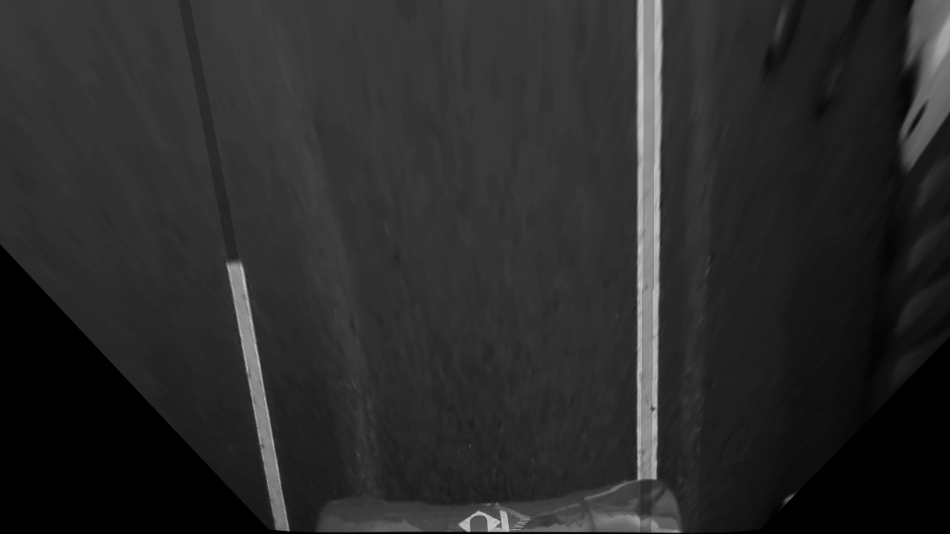
#> input picture 1.png, 950 x 534 px
$ python -i Lane_detect.py   (imports and definitions only)
#> lines starting #> are read from the running program, lines starting #| are printed output that depends on the picture
#> further down, picture is the input picture: shape (534, 950, 3); min 0, max 202, mean 42.2
# -*- coding: utf-8 -*-
"""Lane Detect (Without model).ipynb

Automatically generated by Colab.

Original file is located at
    https://colab.research.google.com/drive/1mVd6w7T0-bwkjXf7CXUuGbDKKIp2vwCp
"""

import cv2 as cv
import numpy as np
import os
from google.colab import drive
import matplotlib.pyplot as plt
from google.colab.patches import cv2_imshow
import yaml
import glob
import matplotlib.image as mpimg
import pickle

# Mount Google Drive
# [1 line not run here, left out]

"""# Data prep"""

# define the alpha and beta for contrast and brightness control
alpha = 1.5 # Contrast control
beta = 0.1 # Brightness control

def preprocess(img):
  mtx = pickle.load(open( "/content/drive/MyDrive/Otonomo/Birb/mtx.p", "rb" ))
#> (reads mtx.p from the repository)
  dist = pickle.load(open( "/content/drive/MyDrive/Otonomo/Birb/dist.p", "rb" ))
#> (reads dist.p from the repository)
  undist = cv.undistort(img, mtx, dist, None, mtx)
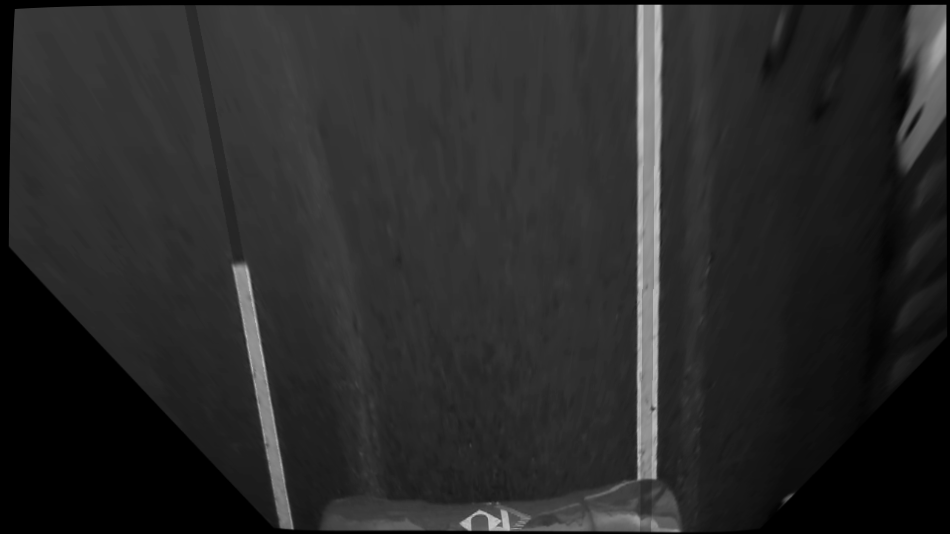
#> undist: shape (534, 950, 3); min 0, max 201, mean 41.1
  img_gray = cv.cvtColor(undist, cv.COLOR_BGR2GRAY) # Convert to grayscale


  img_size = (img_gray.shape[1], img_gray.shape[0])
#> img_size = (950, 534)
  offset = 400
  source = np.float32([[1000,450],[1000, 720],[75,720],[200, 450]])
  destination = np.float32([[img_size[0], 0],
      [img_size[0]-offset, img_size[1]], [offset, img_size[1]],[0, 0]])

  M = cv.getPerspectiveTransform(source, destination)
  warped = cv.warpPerspective(img_gray, M, img_size)
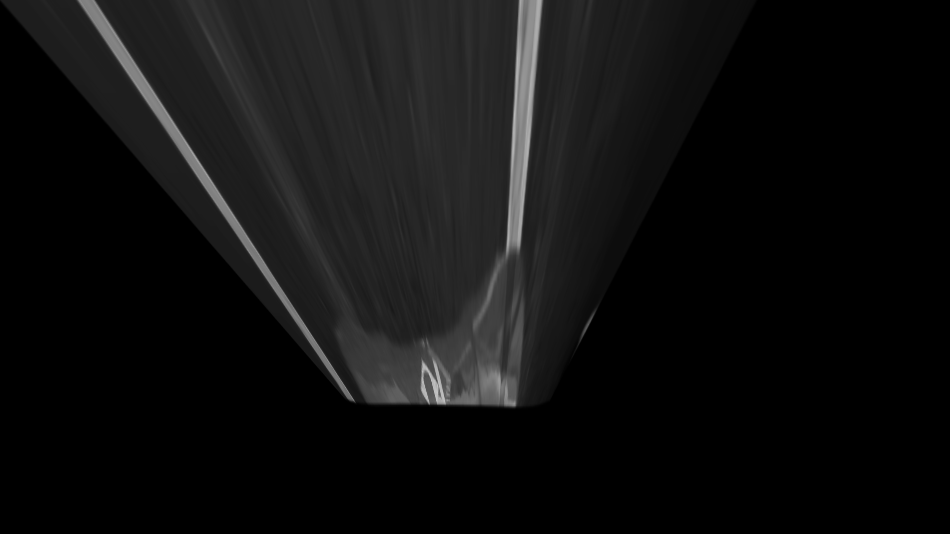
#> warped: shape (534, 950); min 0, max 197, mean 15.6

  # call convertScaleAbs function
  #warped = cv.convertScaleAbs(warped, alpha=alpha, beta=beta)

  cv2_imshow(warped)
  print("Preprocessed image")
  return warped, M

"""
-->SORTING
-->PIPELINE
-->LINEDETECT
-->SAVE THE LABELS
---->   https://trello.com/1/cards/65aaab37e19ca772e6e05135/attachments/65d89b10cb3937f297d9f9fa/download/image.png   <------
"""
from scipy.ndimage import rotate
import re

threshold = (233,255)

# Define the natural sorting key function
def natural_key(string_):
    """See http://www.codinghorror.com/blog/archives/001018.html"""
    return [int(s) if s.isdigit() else s for s in re.split(r'(\d+)', string_)]

# Sort the image locations

#Pipeline
###to_binary from old code
# [76 lines left out: functions pipeline, left_line_detect, right_line_detect, draw_poly, not called in this run]

counter = 0
prev_right_poly = None
prev_left_poly = None

# [141 lines left out: function lane_detection, not called in this run]

#lane_labels declaration
lane_labels = []
route = []

road_img = []


# [31 lines left out: function load_vid, not called in this run]

# [7 lines of commented-out code are left out]
# [1 line not run here, left out]

>>> import cv2
>>> picture = cv2.imread('1.png')
>>> result = preprocess(picture)
